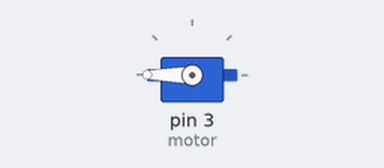
Bench run of a sketch on a simulated Arduino Uno, built with avr-gcc and run on an emulated ATmega328P. Parts: servo.

Above: at 0.05 s.
At 2.4 s:
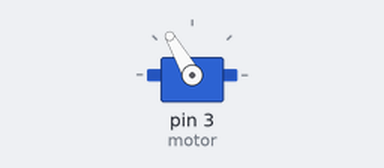
At 4.75 s:
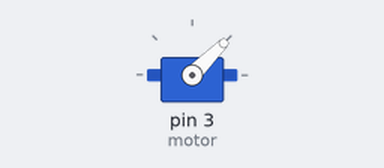
At 9.5 s:
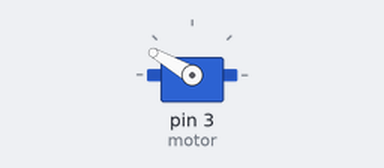
Timing chart, 0 to 13.0 s (numbered marks = the images above):
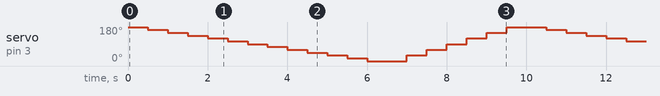

The sketch:

sketch_mar16b.ino
```cpp
#include <Servo.h>

Servo motor;

int pos = 0;

void setup()
{
  motor.attach(3);
}

void loop()
{
  for (pos = 180; pos >= 0 ; pos -= 15)
  {
    motor.write(pos);
    delay(500);
  }

  for (pos = 0; pos <= 180 ; pos += 30)
  {
    motor.write(pos);
    delay(500);

  }


}
```

Measured:
- by itself, servo on pin 3 (motor): repeats every 10.0 s: 150° 0.50 s, 135° 0.50 s, 120° 0.50 s, 105° 0.50 s, 90° 0.50 s, 75° 0.50 s, 60° 0.50 s, 45° 0.50 s, 30° 0.50 s, 15° 0.50 s, 0° 1.0 s, 30° 0.50 s, 60° 0.50 s, 90° 0.50 s, 120° 0.50 s, 150° 0.50 s, 180° 1.0 s, 165° 0.50 s
